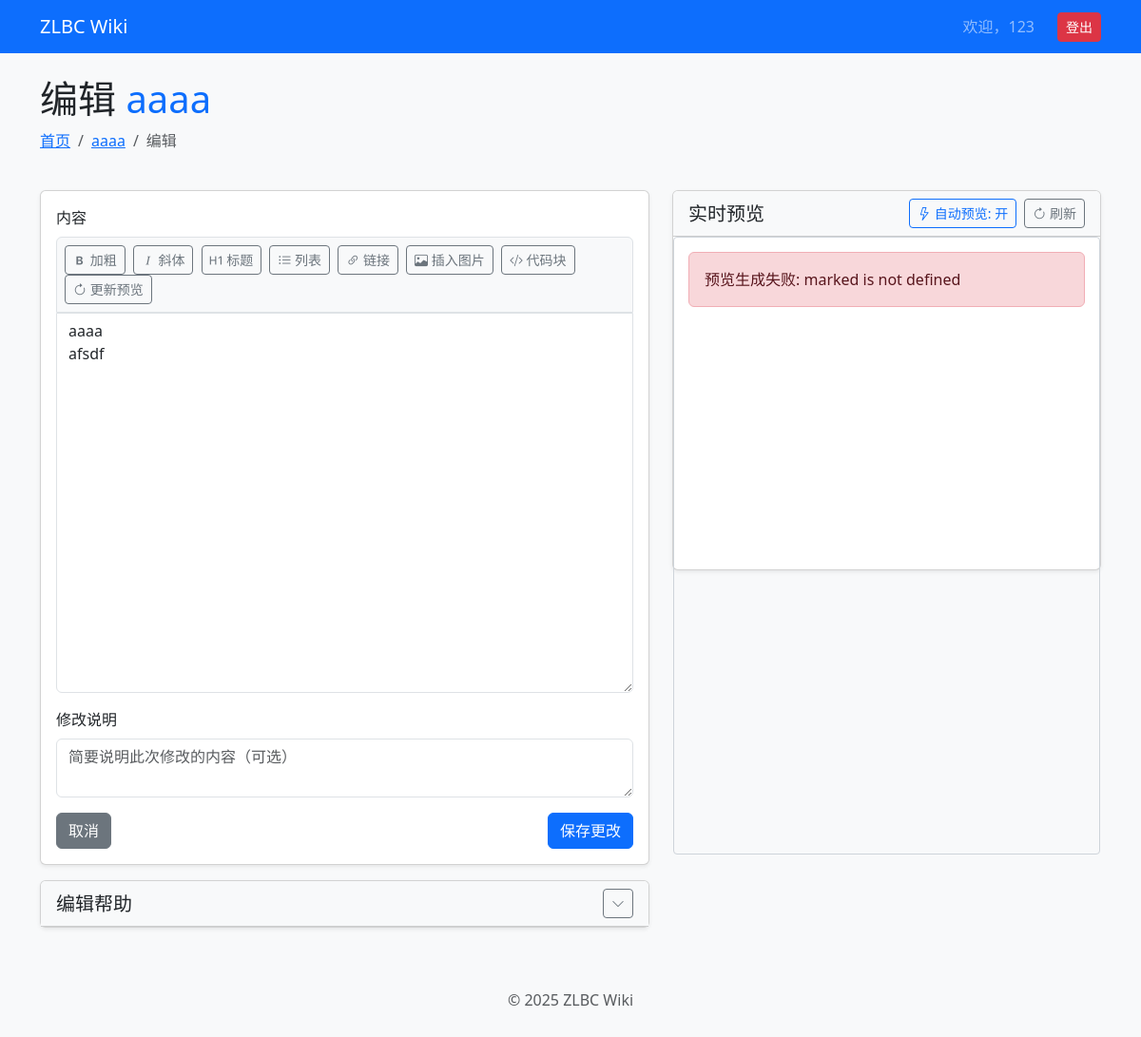
The page /wiki/3/edit/ (signed in) on the database as committed earlier.
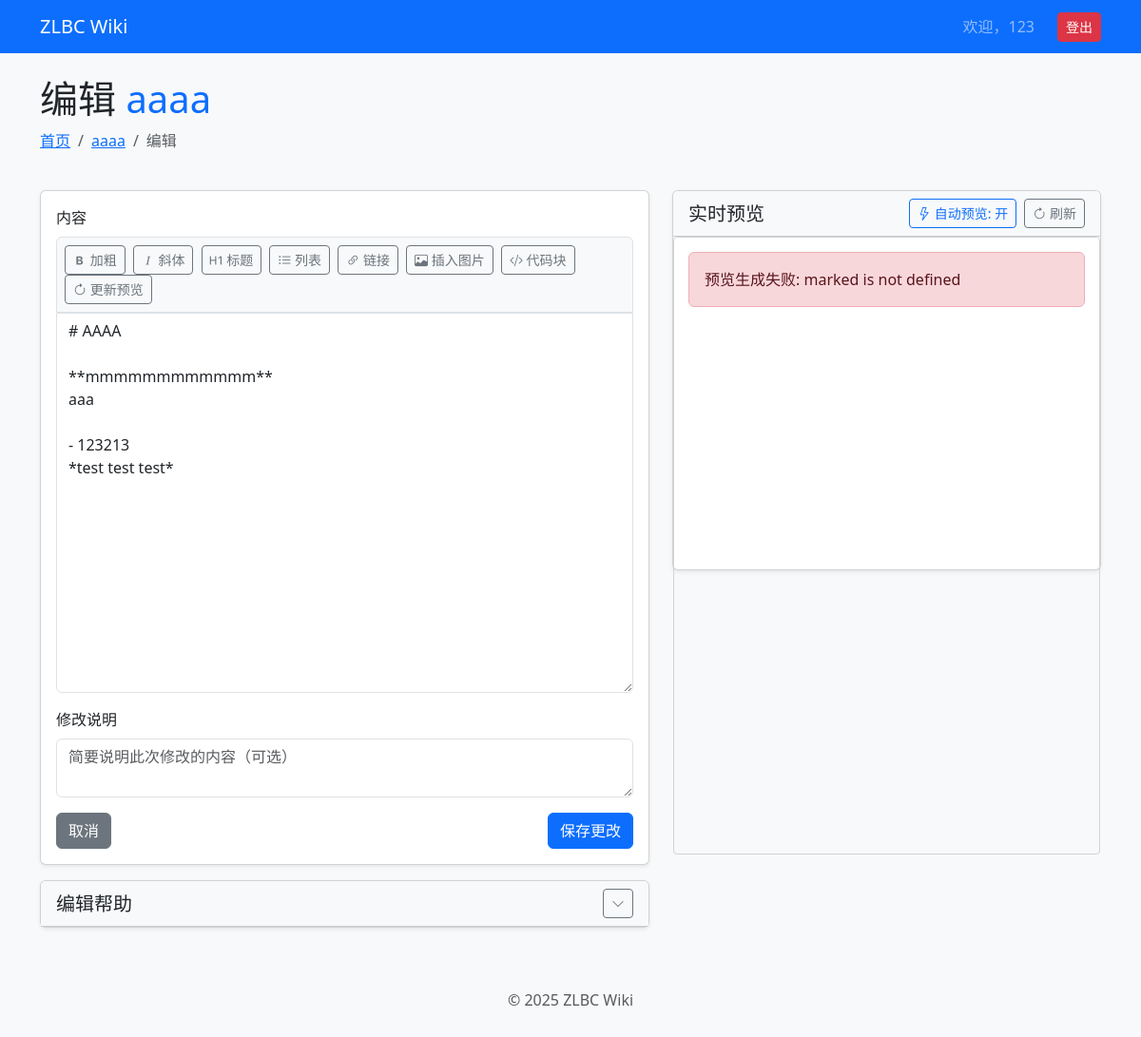
The same page on the database as committed later.
### wiki/models.py (models this page shows, shortened)
class Wiki(models.Model):
    id = models.AutoField(primary_key=True)
    title = models.CharField(max_length=200)
    slug = models.SlugField(max_length=200, unique=True, help_text="URL友好的标识符")
    content = models.TextField()
    category = models.ForeignKey(
        WikiCategory,
        on_delete=models.SET_NULL,
        null=True,
        blank=True,
        related_name="wikis",
    )
    tags = models.ManyToManyField(WikiTag, blank=True, related_name="wikis")
    creator = models.ForeignKey(
        settings.AUTH_USER_MODEL,
        on_delete=models.SET_NULL,
        null=True,
        related_name="created_wikis",
    )
    created_at = models.DateTimeField(auto_now_add=True)
    updated_at = models.DateTimeField(auto_now=True)
    class Meta:
        ordering = ["-updated_at"]

### wiki/views.py (the view)
# urls.py: path("wiki/<int:wiki_id>/edit/", wiki_views.edit_wiki, name="edit_wiki"),
@login_required
def edit_wiki(request, wiki_id):
    wiki = get_object_or_404(Wiki, id=wiki_id)
    if request.method == "POST":
        new_content = request.POST.get("content", "")
        description = request.POST.get("description", "")
        wiki.save_revision(request.user, new_content, description)
        return redirect("wiki_detail", slug=wiki.slug)
    return render(request, "wiki/edit.html", {"wiki": wiki})

### templates/wiki/edit.html (shortened to what the changed rows need)
{% extends "base.html" %}
{% load django_bootstrap5 %}
{% block content %}
<link rel="stylesheet" href="https://cdn.jsdelivr.net/npm/bootstrap-icons@1.11.1/font/bootstrap-icons.css">
<link rel="stylesheet" href="https://cdn.jsdelivr.net/npm/github-markdown-css@5.1.0/github-markdown.min.css">
<div class="container">
    <div class="row mb-4">
        <div class="col">
            <h1 class="display-6">编辑 <span class="text-primary">{{ wiki.title }}</span></h1>
            <nav aria-label="breadcrumb">
                <ol class="breadcrumb">
                    <li class="breadcrumb-item"><a href="{% url 'wiki_detail' slug=wiki.slug %}">{{ wiki.title }}</a>
                    </li>
                </ol>
            </nav>
        </div>
    </div>
    <div class="row">
        <div class="col-md-7">
            <div class="card shadow-sm">
                <div class="card-body">
                    <form method="post" id="wiki-edit-form">
                        <div class="mb-3">
                            <label for="content" class="form-label">内容</label>
                            <div class="editor-toolbar border rounded-top p-2 bg-light">
                                <button type="button" class="btn btn-sm btn-outline-secondary me-1"
                                    onclick="insertMarkdown('**', '**')">
                                </button>
                                <button type="button" class="btn btn-sm btn-outline-secondary me-1"
                                    onclick="insertMarkdown('*', '*')">
                                </button>
                                <button type="button" class="btn btn-sm btn-outline-secondary me-1"
                                    onclick="insertMarkdown('# ', '')">
                                </button>
                                <button type="button" class="btn btn-sm btn-outline-secondary me-1"
                                    onclick="insertMarkdown('- ', '')">
                                </button>
                                <button type="button" class="btn btn-sm btn-outline-secondary me-1"
                                    onclick="insertMarkdown('[', '](链接URL)')">
                                </button>
                                <button type="button" class="btn btn-sm btn-outline-secondary me-1"
                                    onclick="showImageUploadModal()">
                                </button>
                                <button type="button" class="btn btn-sm btn-outline-secondary me-1"
                                    onclick="insertMarkdown('```', '\n代码\n```')">
                                </button>
                                <button type="button" class="btn btn-sm btn-outline-secondary me-1"
                                    onclick="updatePreview()">
                                </button>
                            </div>
                            <textarea id="content" name="content" class="form-control rounded-0 rounded-bottom"
                                style="height: 400px" oninput="autoUpdatePreview()">{{ wiki.content }}</textarea>
                        </div>
                    </form>
                </div>
            </div>
        </div>
    </div>
</div>
{% endblock %}

Rows that differ between the two databases and show on the page:
changed Wiki "aaaa": content "aaaa afsdf" → "# AAAA **mmmmmmmmmmmm** aaa - 123213 *test test test*"
